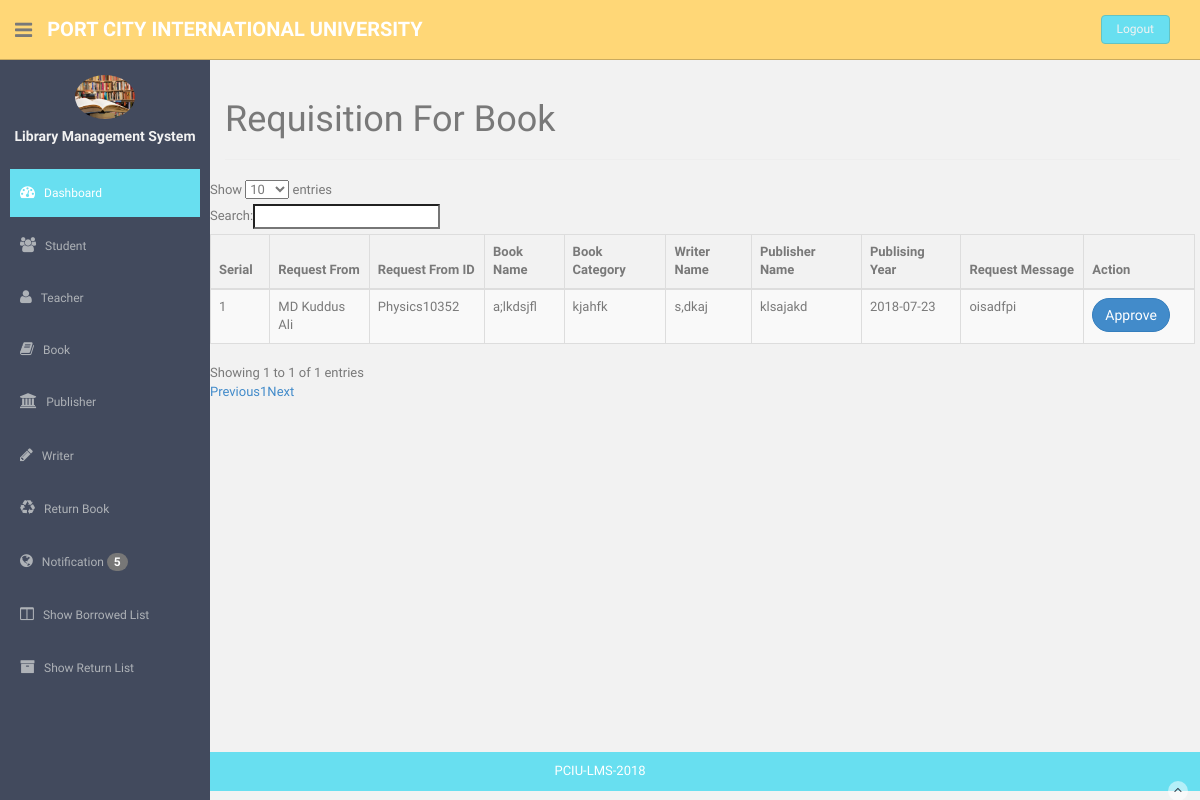
Screenshot of /view/Admin/Notification/requisition.php (signed in) with the database file from the repository.
### tables this page shows
CREATE TABLE `teachers_requisition` (
  `requisition_id` int(11) NOT NULL,
  `u_id` varchar(200) NOT NULL,
  `book_name` varchar(200) NOT NULL,
  `book_category` varchar(200) NOT NULL,
  `publisher_name` varchar(200) NOT NULL,
  `writer_name` varchar(200) NOT NULL,
  `publishing_year` varchar(200) NOT NULL,
  `description` text NOT NULL,
  `status` int(11) NOT NULL DEFAULT '0'
);

CREATE TABLE `teachers_info` (
  `id` int(11) NOT NULL,
  `u_id` varchar(200) NOT NULL,
  `full_name` varchar(200) NOT NULL,
  `mobile_no` varchar(200) NOT NULL,
  `email` varchar(200) NOT NULL,
  `password` varchar(200) NOT NULL,
  `dept` varchar(200) NOT NULL,
  `joining_date` date NOT NULL,
  `photo` varchar(200) NOT NULL,
  `status` varchar(10) NOT NULL
);

### Model/Admin.php (called while the page is built, shortened)
<?php
class Admin
{
    public function requisition(){
        $obj =new DataBase();
        $DBH=$obj->DBconnection();
        $sql = "SELECT teachers_requisition.requisition_id, teachers_requisition.u_id, teachers_requisition.book_name, teachers_requisition.book_category, teachers_requisition.writer_name, teachers_requisition.publishing_year, teachers_requisition.publisher_name, teachers_requisition.description, teachers_info.full_name FROM teachers_requisition, teachers_info WHERE teachers_requisition.u_id = teachers_info.u_id AND teachers_requisition.status= 0 ";
        $conn = $DBH->prepare($sql);
        $conn->execute();
        $all=$conn->fetchAll(PDO::FETCH_OBJ);
        return $all;
    }
    public function countRequisition(){
        $obj = new DataBase();
        $DBH=$obj->DBconnection();
        $sql = "SELECT COUNT(*) FROM teachers_requisition WHERE `status`=0 ";
        $conn = $DBH->prepare($sql);
        $conn->execute();
        $all= $conn->fetch(PDO::FETCH_COLUMN);
        return $all;
    }
}

### view/Admin/Notification/requisition.php (the view, shortened to what this page needs)
<?php
include_once "../../../Model/Admin.php";
$obj = new Admin();
$all=$obj->requisition();
?>
<!DOCTYPE html>
<html lang="en">
<?php include_once "../../head.php" ?>
<body>
<section id="container" style="min-height: 94vh">
    <?php include_once "../../header.php" ?>
    <?php include_once "../../aside.php" ?>
    <section id="main-content">
        <section class="wrapper">
            <div class="page-header">
                <h1>
                    Requisition For Book
                </h1>
            </div>
            <div class="row">
                <table id="example" class="table table-striped table-bordered" width="100%" cellspacing="0">
                    <thead>
                    <tr>
                        <th>Serial</th>
                        <th>Request From</th>
                        <th>Request From ID</th>
                        <th>Book Name</th>
                        <th>Book Category</th>
                        <th>Writer Name</th>
                        <th>Publisher Name</th>
                        <th>Publising Year</th>
                        <th>Request Message</th>
                        <th>Action</th>
                    </tr>
                    </thead>
                    <tbody>
                    <?php $serial =0; foreach ($all as $one){ $serial++?>
                        <tr>
                            <td><?php echo $serial?></td>
                            <td><?php echo $one->full_name?></td>
                            <td><?php echo $one->u_id?></td>
                            <td><?php echo $one->book_name?></td>
                            <td><?php echo $one->book_category?></td>
                            <td><?php echo $one->writer_name?></td>
                            <td><?php echo $one->publisher_name?></td>
                            <td><?php echo $one->publishing_year?></td>
                            <td><?php echo $one->description?></td>
                            <td>
                                <a class="btn btn-primary" href="../../../controller/teachers_requistion_ctrl.php?req_id=<?php echo $one->requisition_id?>&u_id=<?php echo $one->u_id?>" style="border-radius: 20px">Approve</a>
                            </td>
                        </tr>
                    <?php }?>
                    </tbody>
                </table>
            </div><! --/row -->
        </section>
    </section>
</section>
<?php include_once "../../footer.php" ?>
</body>
</html>

### Theme/assets/css/style.css (style rules this page uses)
body { color: #797979; background: #f2f2f2; font-family: 'Ruda', sans-serif; padding: 0px !important; margin: 0px !important; font-size:13px; }
a, a:hover, a:focus { text-decoration: none; outline: none; }
#container { width: 100%; height: 100%; }
#main-content { margin-left: 210px; }
.wrapper { display: inline-block; margin-top: 60px; padding: 0 20px 15px 15px; width: 100%; }

### rows the page displays
teachers_requisition: teachers_info.full_name "MD Kuddus Ali", u "Physics10352", book_name "a;lkdsjfl", book_category "kjahfk", writer_name "s,dkaj", publisher_name "klsajakd", publishing_year "2018-07-23", description "oisadfpi"

### other values shown
$total "5"
